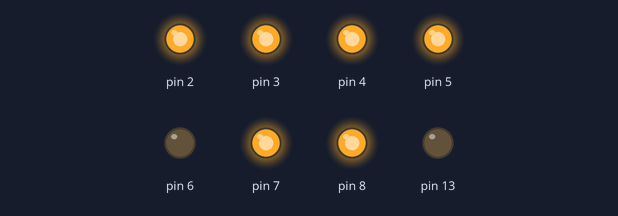
This sketch was run on a simulated Arduino Uno, built with avr-gcc and run on an emulated ATmega328P. On the bench: output pins drawn as LEDs (lit = HIGH).

Above: at 0.1 s.
At 6.1 s:
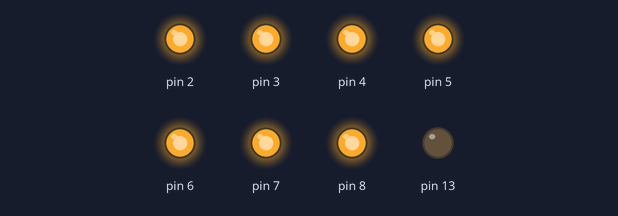
At 10.1 s:
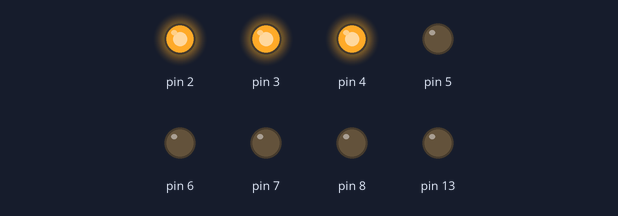
At 19.1 s:
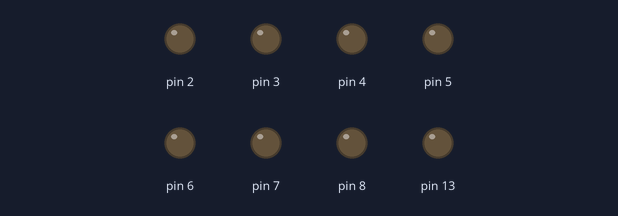
At 29.1 s:
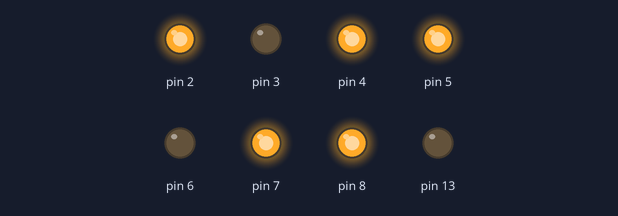
At 39.1 s:
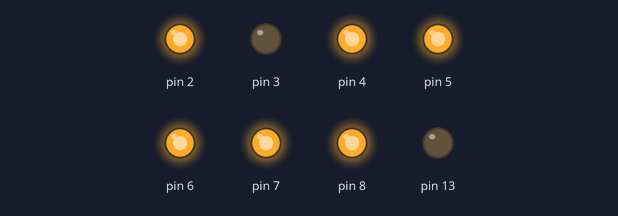
Timing chart, 0 to 40.0 s (numbered marks = the images above):
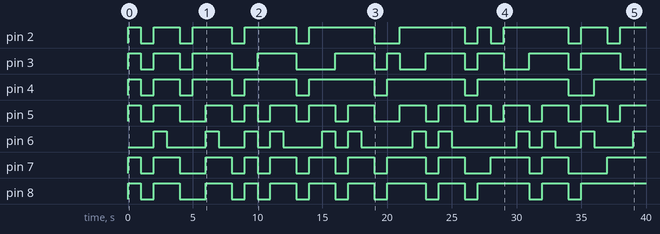

Measured:
- by itself, pin 2: LOW → HIGH at 0.00 s, → LOW 1.0 s later, → HIGH 1.0 s later, → LOW 2.0 s later, … (19 changes in this stretch)
- by itself, pin 3: LOW → HIGH at 0.00 s, → LOW 1.0 s later, → HIGH 1.0 s later, → LOW 2.0 s later, … (20 changes in this stretch)
- by itself, pin 4: LOW → HIGH at 0.00 s, → LOW 1.0 s later, → HIGH 1.0 s later, → LOW 2.0 s later, … (15 changes in this stretch)
- by itself, pin 5: LOW → HIGH at 0.00 s, → LOW 1.0 s later, → HIGH 1.0 s later, → LOW 2.0 s later, … (27 changes in this stretch)
- by itself, pin 6: LOW → HIGH at 2.0 s, → LOW 1.0 s later, → HIGH 3.0 s later, → LOW 1.0 s later, … (23 changes in this stretch)
- by itself, pin 7: LOW → HIGH at 0.00 s, → LOW 1.0 s later, → HIGH 1.0 s later, → LOW 2.0 s later, … (23 changes in this stretch)
- by itself, pin 8: LOW → HIGH at 0.00 s, → LOW 1.0 s later, → HIGH 1.0 s later, → LOW 2.0 s later, … (23 changes in this stretch)

The sketch:

Buzzer_Countdown.ino
```cpp
/*
  Title: Buzzer Countdown
  Author: Gearóid Cremin
  Circuit Setup:
  1. HDSP-C363 7 Segment With a,b...g connected to pins 2-9 of arduino
  2. Common-cathode so connect pin 6 & 1 connected to ground through 200 Ohm Resistor
  (I did this as an alternative to putting all inputs through a resistor)
  3. VELLEMAN SVM06 Buzzer connected from arduino pin 13 to ground through a 200 ohm resistor
  (Sometimes a smaller resistor if the buzzer is quiet)

  This project will countdown from 1 to 10 and then sound the buzzer.
  This will loop infinitely.
 */
int i= 0;
int j =0;
int k = 0;


void segmentDisplay(int a) //Takes in an array that tells the programme what segments to light
{
  // count name a b c d e f g
  int zero[] = {1,1,1,1,1,1,0}; //array that will say what segments are highlighted for each number
  int one[] =  {0,1,1,0,0,0,0};
  int two[] =  {1,1,0,1,1,0,1};
  int three[] ={1,1,1,1,0,0,1};
  int four[] = {0,1,1,0,0,1,1};
  int five[] = {1,0,1,1,0,1,1};
  int six[] =  {1,0,1,1,1,1,1};
  int seven[] ={1,1,1,0,0,0,0};
  int eight[] ={1,1,1,1,1,1,1};
  int nine[] = {1,1,1,1,0,1,1};
  int invalid[] = {0,0,0,0,0,0,0}; //turn off all segments
  //switch case for displaying number
  switch (a){
   case 0:
   for(i=0;i<8;i++){
     if(zero[i]==1) digitalWrite(i+2,HIGH); //checks if the segmant is highlighed and sets high if it is
     else digitalWrite(i+2,LOW); //sets low for segments that are not highlighted
   }
   delay(1000);
   case 1:
   for(i=0;i<8;i++){
     if(one[i]==1) digitalWrite(i+2,HIGH);
     else digitalWrite(i+2,LOW);
   }
   delay(1000);
   case 2:
   for(i=0;i<8;i++){
     if(two[i]==1) digitalWrite(i+2,HIGH);
     else digitalWrite(i+2,LOW);
   }
   delay(1000);
   case 3:
   for(i=0;i<8;i++){
     if(three[i]==1) digitalWrite(i+2,HIGH);
     else digitalWrite(i+2,LOW);
   }
   delay(1000);
   case 4:
   for(i=0;i<8;i++){
     if(four[i]==1) digitalWrite(i+2,HIGH);
     else digitalWrite(i+2,LOW);
   }
   delay(1000);
   case 5:
   for(i=0;i<8;i++){
     if(five[i]==1) digitalWrite(i+2,HIGH);
     else digitalWrite(i+2,LOW);
   }
   delay(1000);
   case 6:
   for(i=0;i<8;i++){
     if(six[i]==1) digitalWrite(i+2,HIGH);
     else digitalWrite(i+2,LOW);
   }
   delay(1000);
   case 7:
   for(i=0;i<8;i++){
     if(seven[i]==1) digitalWrite(i+2,HIGH);
     else digitalWrite(i+2,LOW);
   }
   delay(1000);
   case 8:
   for(i=0;i<8;i++){
     if(eight[i]==1) digitalWrite(i+2,HIGH);
     else digitalWrite(i+2,LOW);
   }
   delay(1000);
   case 9:
   for(i=0;i<8;i++){
     if(nine[i]==1) digitalWrite(i+2,HIGH);
     else digitalWrite(i+2,LOW);
   }
   delay(1000);
   default:
   for(i=0;i<8;i++){
     if(invalid[i]==1) digitalWrite(i+2,HIGH);
     else digitalWrite(i+2,LOW);
   }
   delay(1000);
  }
}
void buzz(int pin, int duration)//Takes in the pin the buzzer is connected to and the duration that you want it sound for
{
   digitalWrite(pin,HIGH);
   delay(duration);
   digitalWrite(pin,LOW);
}
void setup(){
  for(k=2;k<9;k++)
   pinMode(k,OUTPUT);
  pinMode(13,OUTPUT);
}
void loop(){
  segmentDisplay(9);
  segmentDisplay(8);
  segmentDisplay(7);
  segmentDisplay(6);
  segmentDisplay(5);
  segmentDisplay(4);
  segmentDisplay(3);
  segmentDisplay(2);
  segmentDisplay(1);
  segmentDisplay(0);
  buzz(13,500); //Sound the Buzzer!
}
```
